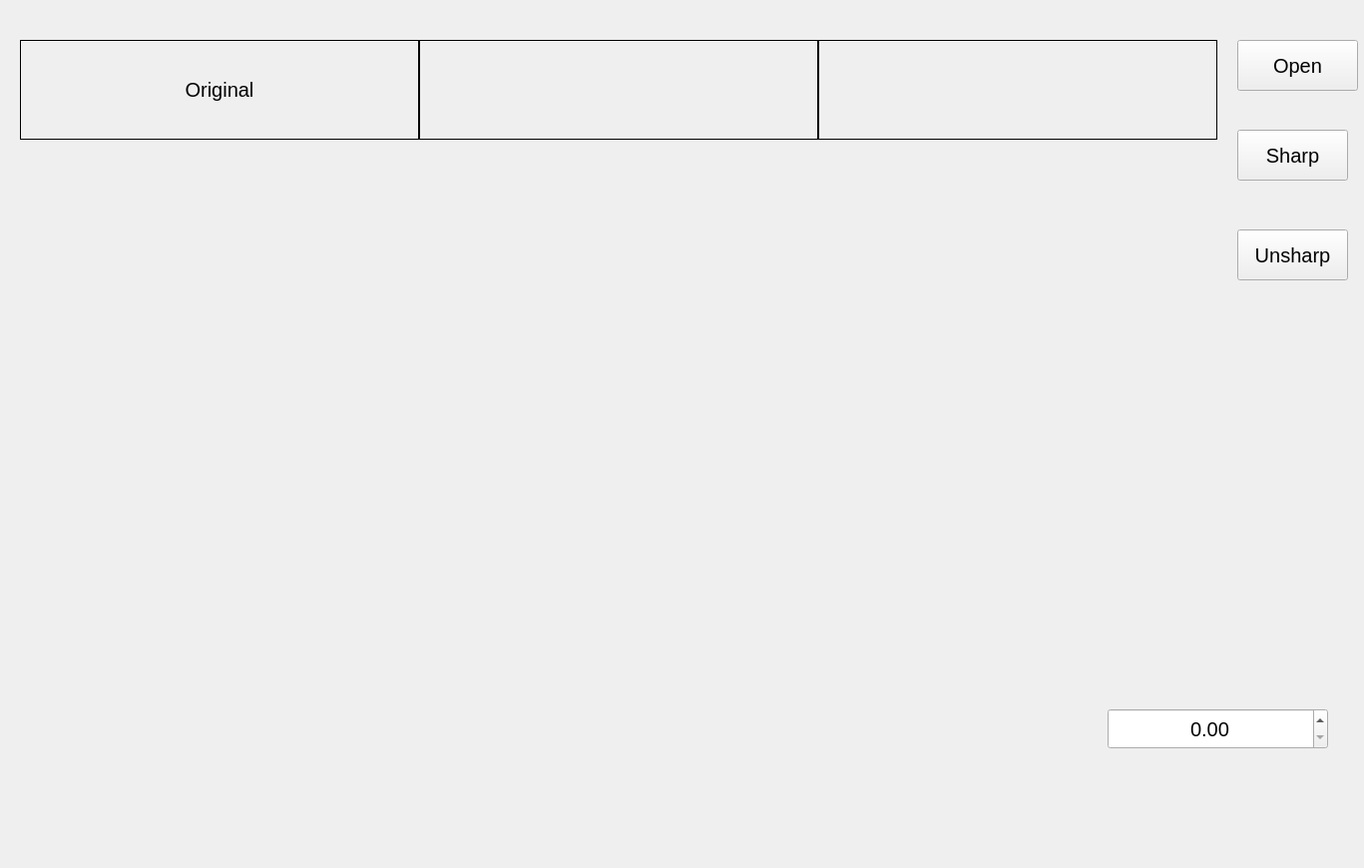
<?xml version="1.0" encoding="UTF-8"?>
<ui version="4.0">
 <class>MainWindow</class>
 <widget class="QMainWindow" name="MainWindow">
  <property name="geometry">
   <rect>
    <x>0</x>
    <y>0</y>
    <width>1367</width>
    <height>870</height>
   </rect>
  </property>
  <property name="font">
   <font>
    <pointsize>15</pointsize>
   </font>
  </property>
  <property name="windowTitle">
   <string>MainWindow</string>
  </property>
  <widget class="QWidget" name="centralwidget">
   <widget class="QPushButton" name="open">
    <property name="geometry">
     <rect>
      <x>1240</x>
      <y>40</y>
      <width>121</width>
      <height>51</height>
     </rect>
    </property>
    <property name="font">
     <font>
      <pointsize>15</pointsize>
     </font>
    </property>
    <property name="text">
     <string>Open</string>
    </property>
    <property name="iconSize">
     <size>
      <width>32</width>
      <height>32</height>
     </size>
    </property>
   </widget>
   <widget class="QPushButton" name="Sharp">
    <property name="geometry">
     <rect>
      <x>1240</x>
      <y>130</y>
      <width>111</width>
      <height>51</height>
     </rect>
    </property>
    <property name="font">
     <font>
      <pointsize>15</pointsize>
     </font>
    </property>
    <property name="text">
     <string>Sharp</string>
    </property>
   </widget>
   <widget class="QPushButton" name="UnSharp">
    <property name="geometry">
     <rect>
      <x>1240</x>
      <y>230</y>
      <width>111</width>
      <height>51</height>
     </rect>
    </property>
    <property name="font">
     <font>
      <pointsize>15</pointsize>
     </font>
    </property>
    <property name="text">
     <string>Unsharp</string>
    </property>
   </widget>
   <widget class="QLabel" name="org">
    <property name="geometry">
     <rect>
      <x>20</x>
      <y>40</y>
      <width>400</width>
      <height>100</height>
     </rect>
    </property>
    <property name="minimumSize">
     <size>
      <width>400</width>
      <height>100</height>
     </size>
    </property>
    <property name="maximumSize">
     <size>
      <width>400</width>
      <height>100</height>
     </size>
    </property>
    <property name="font">
     <font>
      <pointsize>15</pointsize>
     </font>
    </property>
    <property name="frameShape">
     <enum>QFrame::Box</enum>
    </property>
    <property name="text">
     <string>Original</string>
    </property>
    <property name="alignment">
     <set>Qt::AlignCenter</set>
    </property>
   </widget>
   <widget class="QLabel" name="p1">
    <property name="geometry">
     <rect>
      <x>40</x>
      <y>190</y>
      <width>400</width>
      <height>400</height>
     </rect>
    </property>
    <property name="minimumSize">
     <size>
      <width>400</width>
      <height>400</height>
     </size>
    </property>
    <property name="maximumSize">
     <size>
      <width>400</width>
      <height>400</height>
     </size>
    </property>
    <property name="text">
     <string/>
    </property>
   </widget>
   <widget class="QLabel" name="Output">
    <property name="geometry">
     <rect>
      <x>420</x>
      <y>40</y>
      <width>400</width>
      <height>100</height>
     </rect>
    </property>
    <property name="minimumSize">
     <size>
      <width>400</width>
      <height>100</height>
     </size>
    </property>
    <property name="maximumSize">
     <size>
      <width>400</width>
      <height>100</height>
     </size>
    </property>
    <property name="font">
     <font>
      <pointsize>15</pointsize>
     </font>
    </property>
    <property name="frameShape">
     <enum>QFrame::Box</enum>
    </property>
    <property name="text">
     <string/>
    </property>
    <property name="alignment">
     <set>Qt::AlignCenter</set>
    </property>
   </widget>
   <widget class="QLabel" name="p2">
    <property name="geometry">
     <rect>
      <x>430</x>
      <y>190</y>
      <width>400</width>
      <height>400</height>
     </rect>
    </property>
    <property name="minimumSize">
     <size>
      <width>400</width>
      <height>400</height>
     </size>
    </property>
    <property name="maximumSize">
     <size>
      <width>400</width>
      <height>400</height>
     </size>
    </property>
    <property name="text">
     <string/>
    </property>
   </widget>
   <widget class="QLabel" name="p2_2">
    <property name="geometry">
     <rect>
      <x>830</x>
      <y>190</y>
      <width>400</width>
      <height>400</height>
     </rect>
    </property>
    <property name="minimumSize">
     <size>
      <width>400</width>
      <height>400</height>
     </size>
    </property>
    <property name="maximumSize">
     <size>
      <width>400</width>
      <height>400</height>
     </size>
    </property>
    <property name="text">
     <string/>
    </property>
   </widget>
   <widget class="QLabel" name="No_sharp">
    <property name="geometry">
     <rect>
      <x>820</x>
      <y>40</y>
      <width>400</width>
      <height>100</height>
     </rect>
    </property>
    <property name="minimumSize">
     <size>
      <width>400</width>
      <height>100</height>
     </size>
    </property>
    <property name="maximumSize">
     <size>
      <width>400</width>
      <height>100</height>
     </size>
    </property>
    <property name="font">
     <font>
      <pointsize>15</pointsize>
     </font>
    </property>
    <property name="frameShape">
     <enum>QFrame::Box</enum>
    </property>
    <property name="text">
     <string/>
    </property>
    <property name="alignment">
     <set>Qt::AlignCenter</set>
    </property>
   </widget>
   <widget class="QDoubleSpinBox" name="parameter">
    <property name="geometry">
     <rect>
      <x>1110</x>
      <y>710</y>
      <width>221</width>
      <height>41</height>
     </rect>
    </property>
    <property name="alignment">
     <set>Qt::AlignCenter</set>
    </property>
   </widget>
  </widget>
 </widget>
 <resources/>
 <connections/>
</ui>
